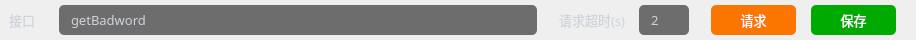
        <widget class="QWidget" name="horizontalWidget_3f" native="true">
         <property name="minimumSize">
          <size>
           <width>0</width>
           <height>40</height>
          </size>
         </property>
         <property name="maximumSize">
          <size>
           <width>16777215</width>
           <height>40</height>
          </size>
         </property>
         <property name="font">
          <font>
           <stylestrategy>PreferAntialias</stylestrategy>
          </font>
         </property>
         <property name="styleSheet">
          <string notr="true">QComboBox{
	color:#ffffff;
	border:0px solid #8a8a8a;
	color: rgb(138, 138, 138);
	border-radius:5px;
	background-color: rgb(25, 25, 25, 155);
	padding-left:10px;
	
	font: 10pt &quot;OPPOSans B&quot;;
}


QComboBox:disabled{
	border:0px solid gray;
	color:gray;
}

QComboBox::drop-down{
	background:transparent;
}
QComboBox::down-arrow{
	image: url(:/lib/tree_open.png);
    width:20px;
	height:20px;
	margin-right: 10px;
}


QComboBox::down-arrow:enabled{
	color:#52DCFE;
}


QComboBox QAbstractItemView{
	font: 10pt &quot;OPPOSans B&quot;;
	outline: 0px solid gray;   /* 选定项的虚框 */
	border:1px solid #1e2d36;
	color:#ffffff;
	background-color:#1e2d36;
	selection-background-color:rgb(37, 84, 138);
	border-radius:0px;
	padding-bottom:2px;
	padding-top:2px;
}

QComboBox QAbstractItemView::item
{
	height:30px;
	font: 10pt &quot;OPPOSans B&quot;;
	border-radius:5px;
}

QComboBox QAbstractItemView::item:hover {
    color:rgb(255,255,255);
	background-color: rgb(37, 84, 138);
}
 
/* 下拉后，整个下拉窗体被选择的每项的样式 */
QComboBox QAbstractItemView::item:selected {
    color:rgb(255,255,255);
	background-color: rgb(37, 84, 138);
}
</string>
         </property>
         <layout class="QHBoxLayout" name="horizontalLayout" stretch="0,1,0,0,0,0,0,0,0,0">
          <property name="spacing">
           <number>5</number>
          </property>
          <property name="leftMargin">
           <number>9</number>
          </property>
          <property name="topMargin">
           <number>0</number>
          </property>
          <property name="rightMargin">
           <number>0</number>
          </property>
          <property name="bottomMargin">
           <number>0</number>
          </property>
          <item>
           <widget class="QLabel" name="label_3">
            <property name="minimumSize">
             <size>
              <width>45</width>
              <height>0</height>
             </size>
            </property>
            <property name="maximumSize">
             <size>
              <width>45</width>
              <height>16777215</height>
             </size>
            </property>
            <property name="font">
             <font>
              <family>OPPOSans B</family>
              <pointsize>10</pointsize>
              <stylestrategy>PreferAntialias</stylestrategy>
             </font>
            </property>
            <property name="styleSheet">
             <string notr="true">color:#ced4da;</string>
            </property>
            <property name="text">
             <string>接口</string>
            </property>
           </widget>
          </item>
          <item>
           <widget class="QLineEdit" name="lineEdit_funcName">
            <property name="minimumSize">
             <size>
              <width>478</width>
              <height>30</height>
             </size>
            </property>
            <property name="maximumSize">
             <size>
              <width>16777215</width>
              <height>16777215</height>
             </size>
            </property>
            <property name="font">
             <font>
              <family>OPPOSans B</family>
              <pointsize>10</pointsize>
              <stylestrategy>PreferAntialias</stylestrategy>
             </font>
            </property>
            <property name="styleSheet">
             <string notr="true">QLineEdit{
color:#ced4da;
border-radius: 14px;
background-color: rgb(25, 25, 25, 155);
border: 0px solid rgba(255, 255, 255, 0);
border-radius: 5px;
padding-left:10px;
padding-right:10px;
}</string>
            </property>
            <property name="text">
             <string>getBadword</string>
            </property>
            <property name="placeholderText">
             <string>yourMethod2</string>
            </property>
           </widget>
          </item>
          <item>
           <spacer name="horizontalSpacer_34">
            <property name="font">
             <font>
              <stylestrategy>PreferAntialias</stylestrategy>
             </font>
            </property>
            <property name="orientation">
             <enum>Qt::Horizontal</enum>
            </property>
            <property name="sizeType">
             <enum>QSizePolicy::Fixed</enum>
            </property>
            <property name="sizeHint" stdset="0">
             <size>
              <width>17</width>
              <height>27</height>
             </size>
            </property>
           </spacer>
          </item>
          <item>
           <widget class="QLabel" name="label_15">
            <property name="minimumSize">
             <size>
              <width>75</width>
              <height>0</height>
             </size>
            </property>
            <property name="maximumSize">
             <size>
              <width>75</width>
              <height>16777215</height>
             </size>
            </property>
            <property name="font">
             <font>
              <family>OPPOSans B</family>
              <pointsize>10</pointsize>
              <stylestrategy>PreferAntialias</stylestrategy>
             </font>
            </property>
            <property name="styleSheet">
             <string notr="true">color:#ced4da;</string>
            </property>
            <property name="text">
             <string>请求超时(s)</string>
            </property>
           </widget>
          </item>
          <item>
           <widget class="QLineEdit" name="lineEdit_host_3">
            <property name="minimumSize">
             <size>
              <width>50</width>
              <height>30</height>
             </size>
            </property>
            <property name="maximumSize">
             <size>
              <width>50</width>
              <height>16777215</height>
             </size>
            </property>
            <property name="font">
             <font>
              <family>OPPOSans B</family>
              <pointsize>10</pointsize>
              <stylestrategy>PreferAntialias</stylestrategy>
             </font>
            </property>
            <property name="styleSheet">
             <string notr="true">QLineEdit{
color:#ced4da;
border-radius: 14px;
background-color: rgb(25, 25, 25, 155);
border: 0px solid rgba(255, 255, 255, 0);
border-radius: 5px;
padding-left:10px;
padding-right:10px;
}</string>
            </property>
            <property name="text">
             <string>2</string>
            </property>
            <property name="placeholderText">
             <string>172.16.8.154</string>
            </property>
           </widget>
          </item>
          <item>
           <spacer name="horizontalSpacer_37">
            <property name="font">
             <font>
              <stylestrategy>PreferAntialias</stylestrategy>
             </font>
            </property>
            <property name="orientation">
             <enum>Qt::Horizontal</enum>
            </property>
            <property name="sizeType">
             <enum>QSizePolicy::Fixed</enum>
            </property>
            <property name="sizeHint" stdset="0">
             <size>
              <width>17</width>
              <height>27</height>
             </size>
            </property>
           </spacer>
          </item>
          <item>
           <widget class="QToolButton" name="toolButton_request">
            <property name="minimumSize">
             <size>
              <width>85</width>
              <height>30</height>
             </size>
            </property>
            <property name="maximumSize">
             <size>
              <width>85</width>
              <height>16777215</height>
             </size>
            </property>
            <property name="font">
             <font>
              <family>OPPOSans</family>
              <pointsize>10</pointsize>
              <stylestrategy>PreferAntialias</stylestrategy>
             </font>
            </property>
            <property name="styleSheet">
             <string notr="true">QToolButton {
	color: rgb(255, 255, 255);
	background-color: rgb(250, 118, 0);
	border-radius: 5px;
}

QToolButton::menu-indicator { 
	image: None;
}

 
QToolButton:hover {
	color: rgb(255, 255, 255);
	background-color: rgb(250, 118, 0);
}</string>
            </property>
            <property name="text">
             <string>请求</string>
            </property>
           </widget>
          </item>
          <item>
           <spacer name="horizontalSpacer_38">
            <property name="font">
             <font>
              <stylestrategy>PreferAntialias</stylestrategy>
             </font>
            </property>
            <property name="orientation">
             <enum>Qt::Horizontal</enum>
            </property>
            <property name="sizeType">
             <enum>QSizePolicy::Fixed</enum>
            </property>
            <property name="sizeHint" stdset="0">
             <size>
              <width>10</width>
              <height>27</height>
             </size>
            </property>
           </spacer>
          </item>
          <item>
           <widget class="QToolButton" name="toolButton_save">
            <property name="minimumSize">
             <size>
              <width>85</width>
              <height>30</height>
             </size>
            </property>
            <property name="maximumSize">
             <size>
              <width>85</width>
              <height>16777215</height>
             </size>
            </property>
            <property name="font">
             <font>
              <family>OPPOSans</family>
              <pointsize>10</pointsize>
              <stylestrategy>PreferAntialias</stylestrategy>
             </font>
            </property>
            <property name="styleSheet">
             <string notr="true">QToolButton {
	color: rgb(255, 255, 255);
	
	background-color: rgb(0, 170, 0);
	border-radius: 5px;
}

QToolButton::menu-indicator { 
	image: None;
}

 
QToolButton:hover {
	color: rgb(255, 255, 255);
	background-color: rgb(0, 170, 0);
}</string>
            </property>
            <property name="text">
             <string>保存</string>
            </property>
           </widget>
          </item>
          <item>
           <spacer name="horizontalSpacer_22">
            <property name="font">
             <font>
              <stylestrategy>PreferAntialias</stylestrategy>
             </font>
            </property>
            <property name="orientation">
             <enum>Qt::Horizontal</enum>
            </property>
            <property name="sizeType">
             <enum>QSizePolicy::Expanding</enum>
            </property>
            <property name="sizeHint" stdset="0">
             <size>
              <width>20</width>
              <height>20</height>
             </size>
            </property>
           </spacer>
          </item>
         </layout>
        </widget>
